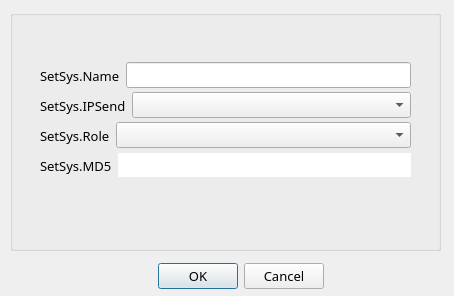
<?xml version="1.0" encoding="UTF-8"?>
<ui version="4.0">
 <class>DlgSetSys</class>
 <widget class="QDialog" name="DlgSetSys">
  <property name="geometry">
   <rect>
    <x>0</x>
    <y>0</y>
    <width>454</width>
    <height>296</height>
   </rect>
  </property>
  <property name="font">
   <font>
    <family>新宋体</family>
    <pointsize>10</pointsize>
   </font>
  </property>
  <property name="windowTitle">
   <string>SetSys.Title</string>
  </property>
  <widget class="QDialogButtonBox" name="buttonBox">
   <property name="geometry">
    <rect>
     <x>150</x>
     <y>260</y>
     <width>181</width>
     <height>32</height>
    </rect>
   </property>
   <property name="orientation">
    <enum>Qt::Horizontal</enum>
   </property>
   <property name="standardButtons">
    <set>QDialogButtonBox::Cancel|QDialogButtonBox::Ok</set>
   </property>
   <property name="centerButtons">
    <bool>true</bool>
   </property>
  </widget>
  <widget class="QGroupBox" name="groupBox">
   <property name="geometry">
    <rect>
     <x>10</x>
     <y>10</y>
     <width>431</width>
     <height>241</height>
    </rect>
   </property>
   <property name="font">
    <font>
     <family>新宋体</family>
     <pointsize>10</pointsize>
    </font>
   </property>
   <property name="title">
    <string/>
   </property>
   <widget class="QWidget" name="layoutWidget">
    <property name="geometry">
     <rect>
      <x>30</x>
      <y>50</y>
      <width>371</width>
      <height>31</height>
     </rect>
    </property>
    <layout class="QHBoxLayout" name="horizontalLayout_3">
     <item>
      <widget class="QLabel" name="label_2">
       <property name="text">
        <string>SetSys.Name</string>
       </property>
      </widget>
     </item>
     <item>
      <widget class="QLineEdit" name="nameSet">
       <property name="font">
        <font>
         <family>新宋体</family>
         <pointsize>10</pointsize>
        </font>
       </property>
       <property name="autoFillBackground">
        <bool>false</bool>
       </property>
       <property name="frame">
        <bool>true</bool>
       </property>
       <property name="alignment">
        <set>Qt::AlignLeading|Qt::AlignLeft|Qt::AlignVCenter</set>
       </property>
       <property name="readOnly">
        <bool>false</bool>
       </property>
       <property name="clearButtonEnabled">
        <bool>false</bool>
       </property>
      </widget>
     </item>
    </layout>
   </widget>
   <widget class="QWidget" name="layoutWidget_1">
    <property name="geometry">
     <rect>
      <x>30</x>
      <y>80</y>
      <width>371</width>
      <height>31</height>
     </rect>
    </property>
    <layout class="QHBoxLayout" name="horizontalLayout">
     <item>
      <widget class="QLabel" name="label_4">
       <property name="text">
        <string>SetSys.IPSend</string>
       </property>
      </widget>
     </item>
     <item>
      <widget class="QComboBox" name="comIPSend">
       <property name="sizePolicy">
        <sizepolicy hsizetype="Expanding" vsizetype="Fixed">
         <horstretch>0</horstretch>
         <verstretch>0</verstretch>
        </sizepolicy>
       </property>
      </widget>
     </item>
    </layout>
   </widget>
   <widget class="QWidget" name="layoutWidget_2">
    <property name="geometry">
     <rect>
      <x>30</x>
      <y>140</y>
      <width>371</width>
      <height>31</height>
     </rect>
    </property>
    <layout class="QHBoxLayout" name="horizontalLayout_4">
     <item>
      <widget class="QLabel" name="label_3">
       <property name="text">
        <string>SetSys.MD5</string>
       </property>
      </widget>
     </item>
     <item>
      <widget class="QLineEdit" name="stickName">
       <property name="font">
        <font>
         <family>新宋体</family>
         <pointsize>10</pointsize>
        </font>
       </property>
       <property name="autoFillBackground">
        <bool>false</bool>
       </property>
       <property name="frame">
        <bool>false</bool>
       </property>
       <property name="alignment">
        <set>Qt::AlignLeading|Qt::AlignLeft|Qt::AlignVCenter</set>
       </property>
       <property name="readOnly">
        <bool>true</bool>
       </property>
       <property name="clearButtonEnabled">
        <bool>false</bool>
       </property>
      </widget>
     </item>
    </layout>
   </widget>
   <widget class="QWidget" name="">
    <property name="geometry">
     <rect>
      <x>30</x>
      <y>110</y>
      <width>371</width>
      <height>31</height>
     </rect>
    </property>
    <layout class="QHBoxLayout" name="horizontalLayout_2">
     <item>
      <widget class="QLabel" name="label_6">
       <property name="text">
        <string>SetSys.Role</string>
       </property>
      </widget>
     </item>
     <item>
      <widget class="QComboBox" name="comRole">
       <property name="sizePolicy">
        <sizepolicy hsizetype="Expanding" vsizetype="Fixed">
         <horstretch>0</horstretch>
         <verstretch>0</verstretch>
        </sizepolicy>
       </property>
      </widget>
     </item>
    </layout>
   </widget>
  </widget>
 </widget>
 <resources/>
 <connections>
  <connection>
   <sender>buttonBox</sender>
   <signal>accepted()</signal>
   <receiver>DlgSetSys</receiver>
   <slot>accept()</slot>
   <hints>
    <hint type="sourcelabel">
     <x>248</x>
     <y>254</y>
    </hint>
    <hint type="destinationlabel">
     <x>157</x>
     <y>274</y>
    </hint>
   </hints>
  </connection>
  <connection>
   <sender>buttonBox</sender>
   <signal>rejected()</signal>
   <receiver>DlgSetSys</receiver>
   <slot>reject()</slot>
   <hints>
    <hint type="sourcelabel">
     <x>316</x>
     <y>260</y>
    </hint>
    <hint type="destinationlabel">
     <x>286</x>
     <y>274</y>
    </hint>
   </hints>
  </connection>
 </connections>
</ui>
